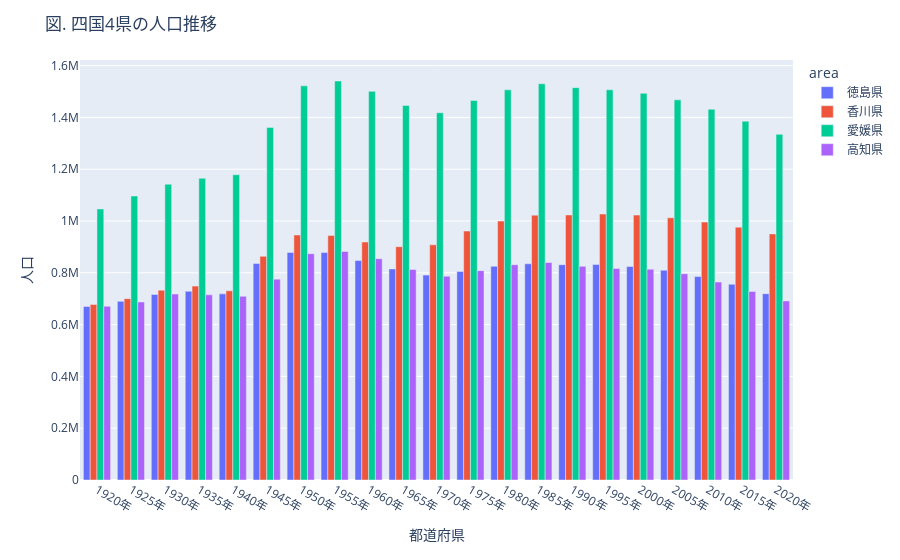

Notebook source saved alongside this figure:
### Markdown cell above
目的：四国4県の人口の推移を観察したい

縦軸：人口（注目している数値）

横軸：調査年（比較したい項目）

色：四国4県（比較したい項目）

### Code cell
viz_df = df[df['area'].isin(['香川県', '愛媛県', '高知県', '徳島県'])]
fig = px.bar(viz_df, x='year', y='value', color='area', barmode='group')
fig.update_layout(
    title='図. 四国4県の人口推移',
    xaxis=dict(title='都道府県'),
    yaxis=dict(title='人口'),
)

### Figure 1 — Plotly figure (JSON) as saved in the notebook; plotly's stock layout.template omitted (floating-point values rounded to 4 significant figures)
{"data": [{"alignmentgroup": "True", "hovertemplate": "area=徳島県<br>year=%{x}<br>value=%{y}<extra></extra>", "legendgroup": "徳島県", "marker": {"color": "#636efa", "pattern": {"shape": ""}}, "name": "徳島県", "offsetgroup": "徳島県", "orientation": "v", "showlegend": true, "textposition": "auto", "type": "bar", "x": ["1920年", "1925年", "1930年", "1935年", "1940年", "1945年", "1950年", "1955年", "1960年", "1965年", "1970年", "1975年", "1980年", "1985年", "1990年", "1995年", "2000年", "2005年", "2010年", "2015年", "2020年"], "xaxis": "x", "y": [670212, 689814, 716544, 728748, 718717, 835763, 878511, 878109, 847274, 815115, 791111, 805166, 825261, 834889, 831598, 832427, 824108, 809950, 785491, 755733, 719559], "yaxis": "y"}, {"alignmentgroup": "True", "hovertemplate": "area=香川県<br>year=%{x}<br>value=%{y}<extra></extra>", "legendgroup": "香川県", "marker": {"color": "#EF553B", "pattern": {"shape": ""}}, "name": "香川県", "offsetgroup": "香川県", "orientation": "v", "showlegend": true, "textposition": "auto", "type": "bar", "x": ["1920年", "1925年", "1930年", "1935年", "1940年", "1945年", "1950年", "1955年", "1960年", "1965年", "1970年", "1975年", "1980年", "1985年", "1990年", "1995年", "2000年", "2005年", "2010年", "2015年", "2020年"], "xaxis": "x", "y": [677852, 700308, 732816, 748656, 730394, 863700, 946022, 943823, 918867, 900845, 907897, 961292, 999864, 1022569, 1023412, 1027006, 1022890, 1012400, 995842, 976263, 950244], "yaxis": "y"}, {"alignmentgroup": "True", "hovertemplate": "area=愛媛県<br>year=%{x}<br>value=%{y}<extra></extra>", "legendgroup": "愛媛県", "marker": {"color": "#00cc96", "pattern": {"shape": ""}}, "name": "愛媛県", "offsetgroup": "愛媛県", "orientation": "v", "showlegend": true, "textposition": "auto", "type": "bar", "x": ["1920年", "1925年", "1930年", "1935年", "1940年", "1945年", "1950年", "1955年", "1960年", "1965年", "1970年", "1975年", "1980年", "1985年", "1990年", "1995年", "2000年", "2005年", "2010年", "2015年", "2020年"], "xaxis": "x", "y": [1046720, 1096366, 1142122, 1164898, 1178705, 1361484, 1521878, 1540628, 1500687, 1446384, 1418124, 1465215, 1506637, 1529983, 1515025, 1506700, 1493092, 1467815, 1431493, 1385262, 1334841], "yaxis": "y"}, {"alignmentgroup": "True", "hovertemplate": "area=高知県<br>year=%{x}<br>value=%{y}<extra></extra>", "legendgroup": "高知県", "marker": {"color": "#ab63fa", "pattern": {"shape": ""}}, "name": "高知県", "offsetgroup": "高知県", "orientation": "v", "showlegend": true, "textposition": "auto", "type": "bar", "x": ["1920年", "1925年", "1930年", "1935年", "1940年", "1945年", "1950年", "1955年", "1960年", "1965年", "1970年", "1975年", "1980年", "1985年", "1990年", "1995年", "2000年", "2005年", "2010年", "2015年", "2020年"], "xaxis": "x", "y": [670895, 687478, 718152, 714980, 709286, 775578, 873874, 882683, 854595, 812714, 786882, 808397, 831275, 839784, 825034, 816704, 813949, 796292, 764456, 728276, 691527], "yaxis": "y"}], "layout": {"barmode": "group", "legend": {"title": {"text": "area"}, "tracegroupgap": 0}, "margin": {"t": 60}, "title": {"text": "図. 四国4県の人口推移"}, "xaxis": {"anchor": "y", "domain": [0, 1], "title": {"text": "都道府県"}}, "yaxis": {"anchor": "x", "domain": [0, 1], "title": {"text": "人口"}}}}
